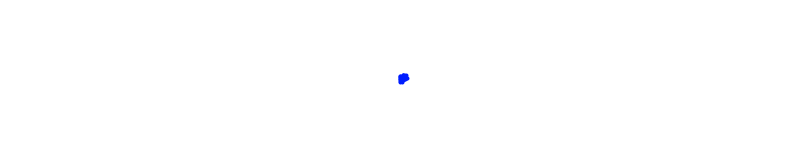
Frame 1 (no input)
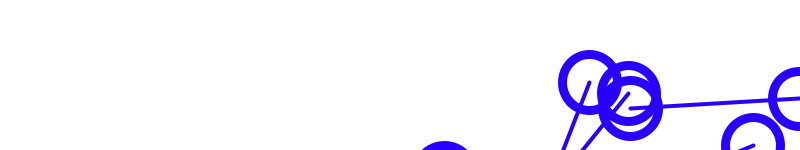
Frame 60 (the mouse pressed at the canvas centre just before this capture)
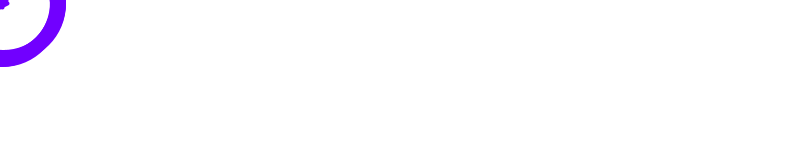
Frame 120 (the mouse held since frame 60 and released just before this capture)

The Processing sketch that drew these frames (run headless with seeded random() and noise(); from frame 60 on, the mouse is pressed at the canvas centre):

// Processing sketch: processing_43484
// ── processing_43484.pde

// vj monz line array sketch vimeo.com/vjmonz 2011


int NUM = 11;
float el1, el2,bg,strok,counter;
boolean invrt;
float b3;

float[] a = new float[   NUM  ];
float[] b = new float[   NUM  ];
float[] c = new float[   NUM  ];
float[] d = new float[   NUM  ];

float[] as = new float[   NUM  ];
float[] bs = new float[   NUM  ];
float[] cs = new float[   NUM  ];
float[] ds = new float[   NUM  ];


void setup(){
  colorMode(HSB);
 
  b3= random(255);
  size(800,150);
  smooth();
  
  for ( int i = 0; i < NUM; i++){
  
    a[i] = width/2;
    b[i] = height/2;
    c[i] = width/2;
    d[i] = height/2;
    as[i] = random(8);
    bs[i] = random(8);
    cs[i] = random(8);
    ds[i] = random(8);
  }
}


void draw(){
  
    if(invrt){
    bg =0;
    strok =255;
  } else {
    bg =255;
   strok = 0; 
  }
  
  
  b3+=0.2;

  if ( b3 > 255 ) b3 = 0;
  
  background(bg);
  
   for ( int i = 0; i < NUM; i++){
     a[i] += as[i];
     b[i] += bs[i];
     c[i] += cs[i];
     d[i] += ds[i];
   
  stroke(b3,255,255);
  strokeWeight(4);
  line(  a[i] , b[i] , c[i]  , d[i] );
  

  if ( a[i] > width ) a[i] = 0;
  if ( b[i] > width ) b[i] = 0;
  if ( c[i] > width ) c[i] = 0;
  if ( d[i] > width ) d[i] = 0;
  
  if ( a[i] < 0 ) a[i] = width;
  if ( b[i] < 0 ) b[i] = height;
  if ( c[i] < 0 ) c[i] = width;
  if ( d[i] < 0 ) d[i] = height;

    
  noFill();
  stroke(b3,255,255);
  strokeWeight(9);
  ellipse(  a[i] ,  b[i] ,  el1, el1 );
  ellipse(  c[i] ,  d[i] ,  el2, el2 ); 
  
    if ( mousePressed ) {
      a[i] = 0;
      b[i] = 0;
      c[i] = 0;
      d[i] = 0;
   }
  
   }
   el1 = sin(frameCount * PI / 1000 ) * 300;
   el2 = sin(frameCount * PI / 1000 ) * 300;


 if( random(100) > 99 ) {
     invrt = !invrt; 
   }
 counter++;
    if(counter > 1000) counter =0;

}

                
                
